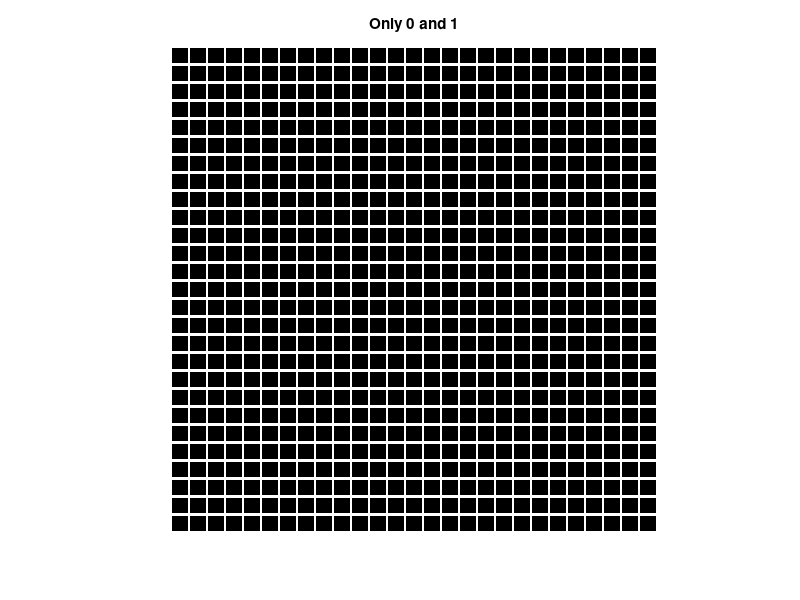

Write MATLAB code to recreate this figure. (Note: this script raises an error after producing the figure.)
clc;
clear;
percentage = 0.5;
r = 512;
c = 512;
padX = 3;
padY = 3;
blockX = 16;
blockY = 16;

NBx = ceil( ( c - padX ) /  (blockX + padX) );
NBy = ceil( ( r - padY ) /  (blockY + padY) );

GW = NBx * blockX + (NBx+1) * padX;
GH = NBy * blockY + (NBy+1) * padY;
diffH = GH - r;
diffW = GW - c;
H = GH;
W = GW;



%s = strcat(num2str(r),'by', num2str(c))
path = '../textFiles/Pattern/';
patternString = [num2str(GH) 'by' num2str(GW)]; %516by516

dirName = [num2str(H) 'by' num2str(W) '_' num2str(percentage*100)];
%dirName = strcat(path,dirName);
dirName = char(dirName);
mkdir(dirName);

path = strcat(path,dirName,'/') % path = strcat(path,num2str(GH),'/')
dim = strcat(patternString,'/');
xString = [patternString 'Xcoord'];
yString = [patternString 'Ycoord'];
ext = [{'.txt'}];


patternFileName = strcat(path,patternString,ext);
patternFileName = char(patternFileName)
xFile = strcat(path, xString, ext);
xFile = char(xFile)
yFile = strcat(path,yString, ext);
yFile = char(yFile)
patternIdx = [patternString '_ptrnIdx'];
patternIdx = strcat(path,patternIdx,ext);
patternIdx = char(patternIdx)

patternInfo = '_patternInfo';
patternFile =strcat(path,patternString,patternInfo,ext);
patternFile = char(patternFile)

patternWithHolo = fopen(patternFileName, 'wt');
patternXcoords = fopen(xFile, 'wt');
patternYcoords = fopen(yFile, 'wt');
patternFileId = fopen(patternFile, 'wt');
patternLinIdx = fopen(patternIdx,'wt');

mask=zeros(H,W);
patternString = ones(H, W);
for col = 1:blockX+padX:blockX+padX %1:N+P:N+P
    patternString(:,col:col+padX-1) = 0; % (:,col:col+P-1) = 0;
end
for row = 1:blockY+padY:blockY+padY  % row = 1:N+P:N+P
    patternString(row:row+padY-1,:) = 0;
end
for col = blockX+padX+1:blockX+padX:c+diffW % N+P+1:N+P:c+4
    patternString(:,col:col+padX-1) = 0;
end
for row = blockY+padY+1:blockY+padY:r+diffH
    patternString(row:row+padY-1,:) = 0;
end


invPatternString = ~patternString;
onPixel = sum(sum(invPatternString(:,:)))

imshow(invPatternString);
title('Only 0 and 1');
figure;
% Pixel Shuffling ------------------------------>>>   
% 0, 1, 1, 1, 2, 3, 4, 6, 9, 13, 19, 28, 41, 60, 88, 129, 189, 277, 406, 595, 872, 1278, 1873, 2745, 4023, 5896

G2=1278;
G1=1873;
inc=abs(G2-G1);
NUM=H*W*percentage;
pixCount = int64(NUM)
remainingPixel = pixCount - onPixel
x=0;y=0;N=0;

counter = 1;
while N<remainingPixel
    if and(x<W, y<H)
        if(invPatternString(sub2ind(size(invPatternString), y+1, x+1))==0)
            mask(sub2ind(size(mask), y+1, x+1))=1;
            N=N+1;
        end
    end
    x=mod(x+inc, G1);
    y=mod(y+inc, G2);
end
N
patternString = ~patternString;
tempMaskedImage = mask + invPatternString;
tempMaskedImage = logical(tempMaskedImage);

effectivePixel = sum(tempMaskedImage(:))
eP = (effectivePixel/(H*W) * 100)
xCoords = zeros(effectivePixel,1);
yCoords = zeros(effectivePixel,1);
linCoords = zeros(effectivePixel,1);
info = [GW, GH, percentage*100, effectivePixel];
fprintf(patternFileId, '%d\n', effectivePixel);

imshow(tempMaskedImage);
tempMaskedImage = tempMaskedImage';
fprintf(patternWithHolo, '%d\n', tempMaskedImage);
counter = 1;
for i = 1:GH
    for j = 1:GW
        if(tempMaskedImage(j,i) == 1)
            local = (i-1)*GW+(j-1);
            linCoords(counter) = local;
            xCoords(counter) = j-1;
            yCoords(counter) = i-1;
            counter = counter + 1;
        end
    end
end
counter;
fprintf(patternXcoords, '%d\n', xCoords);
fprintf(patternYcoords, '%d\n', yCoords);
fprintf(patternLinIdx, '%d\n', linCoords);
fclose('all');
